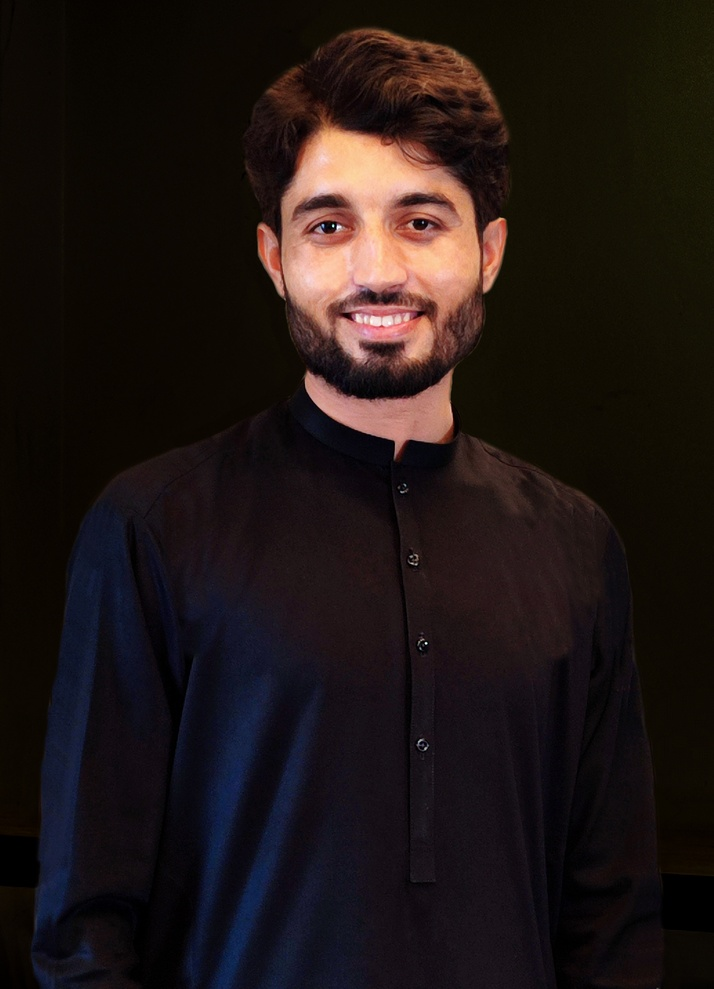
#> input picture cv_with_python_using opencv/data/img.jpg, 714 x 989 px, shrunk from 1940 x 2688 before the run
$ jupyter execute 04_channel_conversion.ipynb   (shell and % lines are left out)
#> lines starting #> are read from the running program, lines starting #| are printed output that depends on the picture; after the words box and inside, x2 and y2 are one past the last pixel; in counts of white or black regions, pixels touching at a corner belong together
## Student Detials
> Title= "Mr"\
> Name= "Ali Nawaz"\
> email = "nawazktk99@gmail.com"\
> whatsapp = "03358043653"

## Image Channel Convresion

[cell 1]
# import all the lib
import pandas as pd
import seaborn as sns
import numpy as np
import sklearn.metrics as sm
import matplotlib.pyplot as plt
import cv2
import sys

[cell 2]
# Import the image color change due to matplot and cv2 color channel
img = cv2.imread('data/img.jpg')
#> img is the input picture: shape (989, 714, 3); mean B, G, R 20.3, 22, 31
plt.imshow(img)

[cell 3]
# Convert the image into RGB
img_rgb = cv2.cvtColor(img, cv2.COLOR_BGR2RGB)
plt.imshow(img_rgb)

[cell 4]
img_gray = cv2.cvtColor(img_rgb, cv2.COLOR_RGB2GRAY)
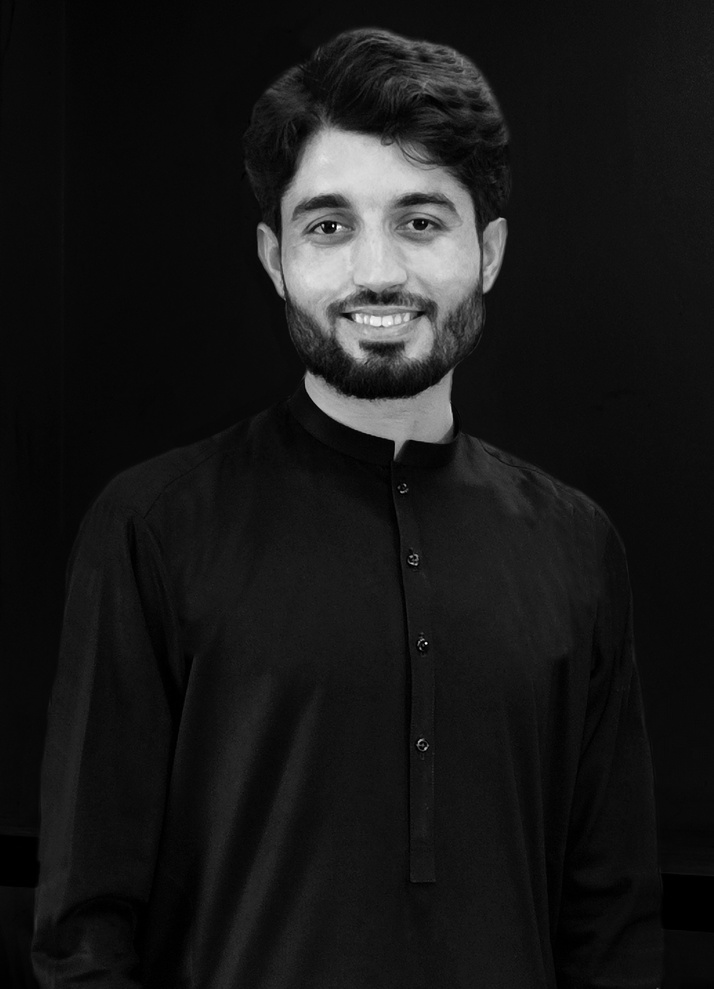
#> img_gray: shape (989, 714); min 0, max 252, mean 24.5
plt.imshow(img_gray)

[cell 5]
# Plot the three channels of the image
fig, axs = plt.subplots(nrows = 1, ncols = 3, figsize = (20, 20))
for i in range(0, 3):
    ax = axs[i]
    ax.imshow(img_rgb[:, :, i], cmap = 'gray')
plt.show()
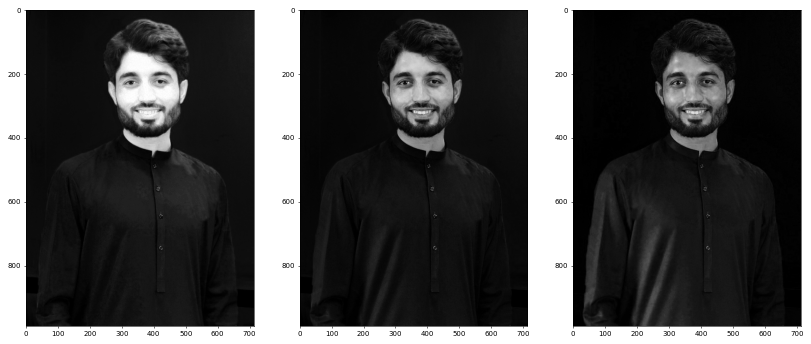
#> figure drawn by matplotlib, 3 panels

# Converting to HSV and HSL

[cell 6]
# Transform the image into HSV and HLS models
img_hsv = cv2.cvtColor(img, cv2.COLOR_BGR2HSV)
#> img_hsv: shape (989, 714, 3); mean H, S, V 68.6, 151.6, 33.7
img_hls = cv2.cvtColor(img, cv2.COLOR_BGR2HLS)
#> img_hls: shape (989, 714, 3); mean of channels 0, 1, 2 68.6, 25.2, 123
# Plot the converted images
fig, (ax1, ax2) = plt.subplots(nrows = 1, ncols = 2, figsize = (20, 20))
ax1.imshow(img_hsv)
ax2.imshow(img_hls)
plt.show()
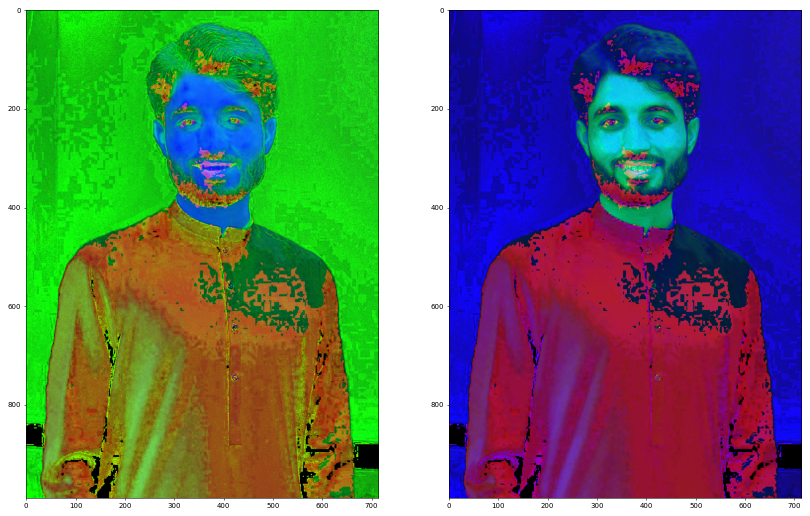
#> figure drawn by matplotlib, 2 panels

## Convert Image into WB or Binary Image

[cell 7]
import cv2
# 1. Read a grayscale image
im_gray = cv2.imread('data/img.jpg', cv2.IMREAD_GRAYSCALE)
#> im_gray: shape (989, 714); min 0, max 255, mean 24.5

[cell 8]
# 2. Convert grayscale image to binary
(thresh, im_bw) = cv2.threshold(im_gray, 128, 255, cv2.THRESH_BINARY | cv2.THRESH_OTSU)
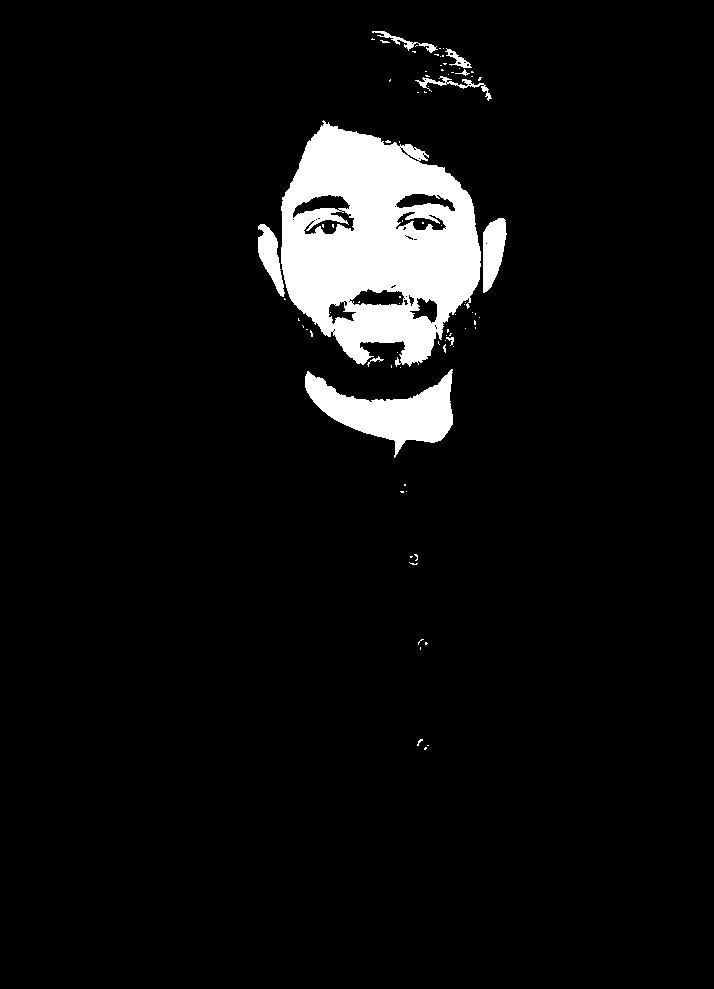
#> im_bw: shape (989, 714); 5.8% white; 81 white regions (71 under 20 px), largest, box (x1, y1, x2, y2) and area: (281, 120, 481, 367) 32012, (305, 369, 453, 458) 5819, (483, 218, 507, 293) 1242
#> thresh = 88

which determines the threshold automatically from the image using Otsu's method, or if you already know the threshold you can use:

[cell 9]
thresh = 127
im_bw = cv2.threshold(im_gray, thresh, 255, cv2.THRESH_BINARY)[1]
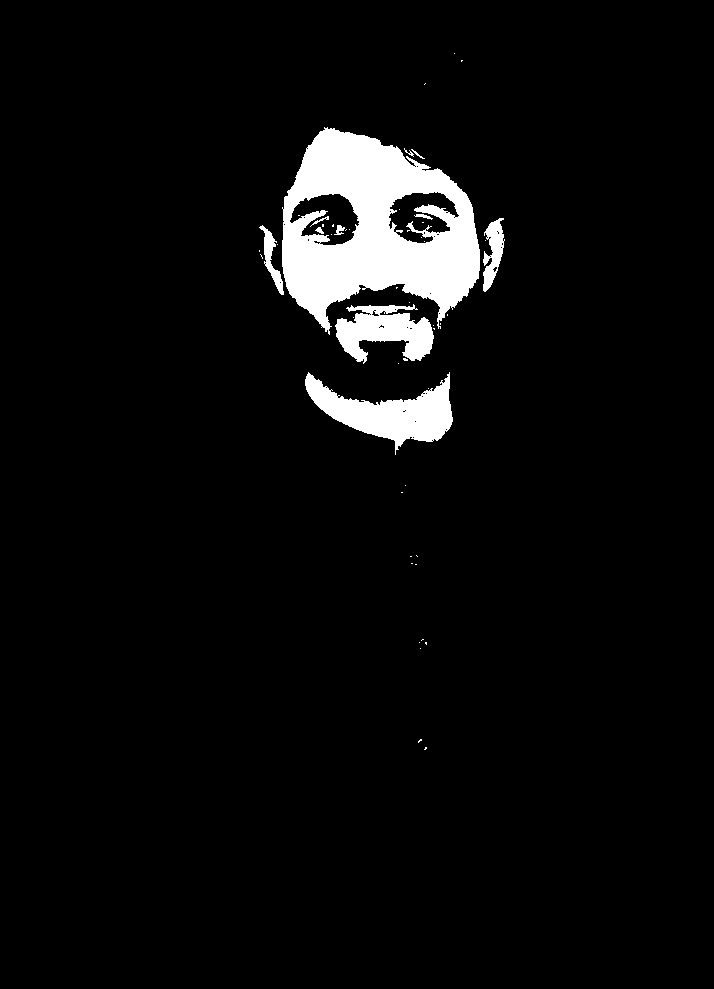
#> im_bw: shape (989, 714); 4.8% white; 51 white regions (40 under 20 px), largest, box (x1, y1, x2, y2) and area: (282, 127, 480, 335) 23380, (305, 372, 453, 455) 5286, (335, 304, 434, 364) 3454

$ run again, with cv_with_python_using opencv/data/bw_image.png saved as cv_with_python_using opencv/data/img.jpg
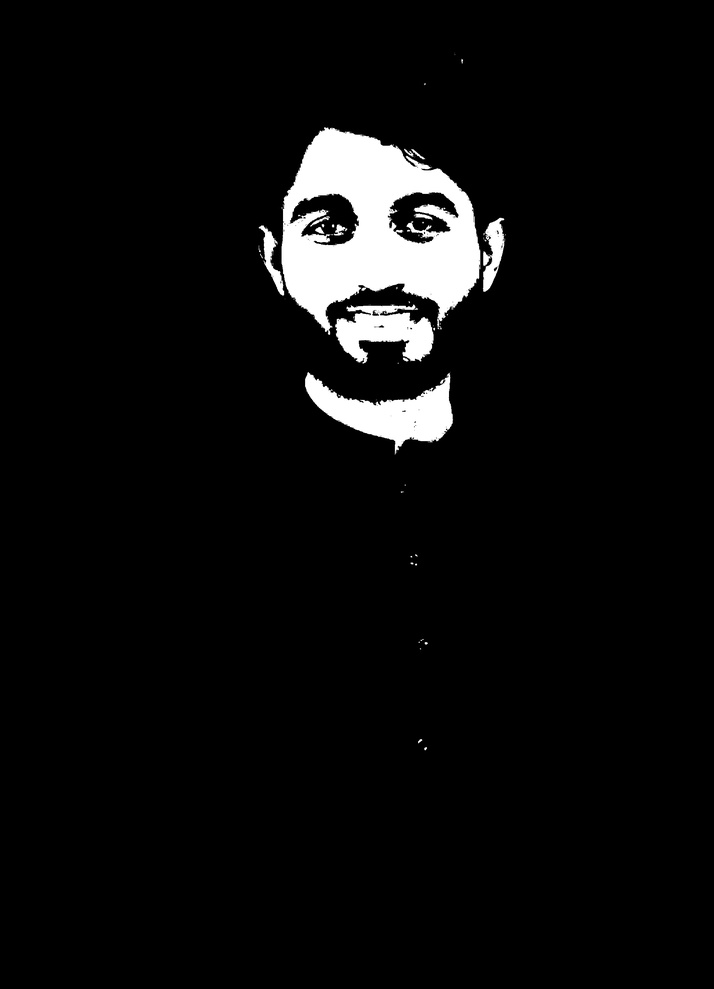
#> input picture cv_with_python_using opencv/data/bw_image.png, 714 x 989 px, shrunk from 1940 x 2688 before the run
#> img is the input picture: shape (989, 714, 3); min 0, max 255, mean 12.3
#> `plt.show()`:
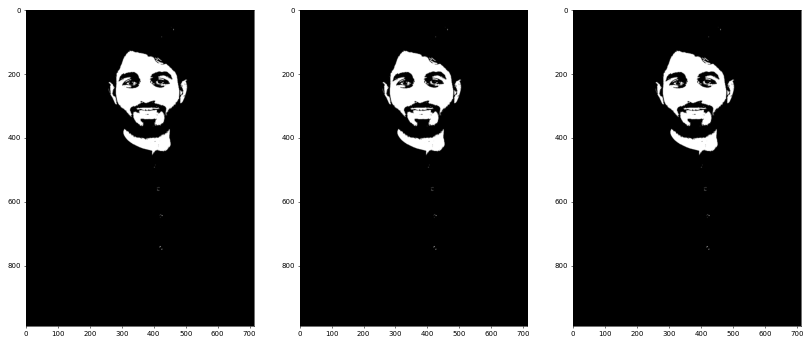
#> figure drawn by matplotlib, 3 panels
#> img_hsv: shape (989, 714, 3); mean H, S, V 0, 0, 12.3
#> img_hls: shape (989, 714, 3); mean of channels 0, 1, 2 0, 12.3, 0
#> `plt.show()`:
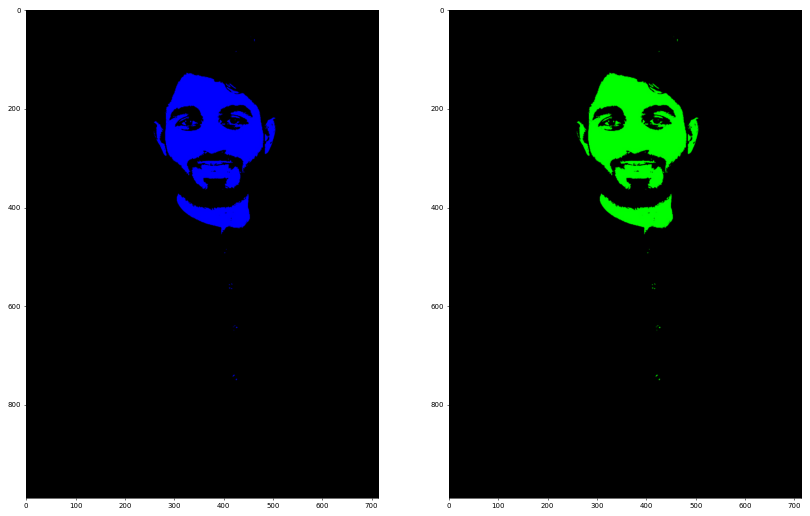
#> figure drawn by matplotlib, 2 panels
#> thresh = 125
